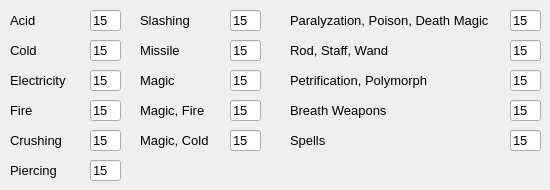
     <widget class="QWidget" name="tabResistances">
      <attribute name="title">
       <string>Resistances</string>
      </attribute>
      <widget class="QLabel" name="labelDeath">
       <property name="geometry">
        <rect>
         <x>290</x>
         <y>10</y>
         <width>221</width>
         <height>21</height>
        </rect>
       </property>
       <property name="font">
        <font>
         <pointsize>10</pointsize>
        </font>
       </property>
       <property name="text">
        <string>Paralyzation, Poison, Death Magic</string>
       </property>
      </widget>
      <widget class="QLabel" name="labelWand">
       <property name="geometry">
        <rect>
         <x>290</x>
         <y>40</y>
         <width>221</width>
         <height>21</height>
        </rect>
       </property>
       <property name="font">
        <font>
         <pointsize>10</pointsize>
        </font>
       </property>
       <property name="text">
        <string>Rod, Staff, Wand</string>
       </property>
      </widget>
      <widget class="QLabel" name="labelPetrification">
       <property name="geometry">
        <rect>
         <x>290</x>
         <y>70</y>
         <width>221</width>
         <height>21</height>
        </rect>
       </property>
       <property name="font">
        <font>
         <pointsize>10</pointsize>
        </font>
       </property>
       <property name="text">
        <string>Petrification, Polymorph</string>
       </property>
      </widget>
      <widget class="QLabel" name="labelBreath">
       <property name="geometry">
        <rect>
         <x>290</x>
         <y>100</y>
         <width>221</width>
         <height>21</height>
        </rect>
       </property>
       <property name="font">
        <font>
         <pointsize>10</pointsize>
        </font>
       </property>
       <property name="text">
        <string>Breath Weapons</string>
       </property>
      </widget>
      <widget class="QLabel" name="labelSpells">
       <property name="geometry">
        <rect>
         <x>290</x>
         <y>130</y>
         <width>221</width>
         <height>21</height>
        </rect>
       </property>
       <property name="font">
        <font>
         <pointsize>10</pointsize>
        </font>
       </property>
       <property name="text">
        <string>Spells</string>
       </property>
      </widget>
      <widget class="QLineEdit" name="lineDeath">
       <property name="geometry">
        <rect>
         <x>510</x>
         <y>10</y>
         <width>31</width>
         <height>21</height>
        </rect>
       </property>
       <property name="font">
        <font>
         <pointsize>10</pointsize>
        </font>
       </property>
       <property name="text">
        <string>15</string>
       </property>
       <property name="maxLength">
        <number>2</number>
       </property>
      </widget>
      <widget class="QLineEdit" name="lineWand">
       <property name="geometry">
        <rect>
         <x>510</x>
         <y>40</y>
         <width>31</width>
         <height>21</height>
        </rect>
       </property>
       <property name="font">
        <font>
         <pointsize>10</pointsize>
        </font>
       </property>
       <property name="text">
        <string>15</string>
       </property>
       <property name="maxLength">
        <number>2</number>
       </property>
      </widget>
      <widget class="QLineEdit" name="linePetrification">
       <property name="geometry">
        <rect>
         <x>510</x>
         <y>70</y>
         <width>31</width>
         <height>21</height>
        </rect>
       </property>
       <property name="font">
        <font>
         <pointsize>10</pointsize>
        </font>
       </property>
       <property name="text">
        <string>15</string>
       </property>
       <property name="maxLength">
        <number>2</number>
       </property>
      </widget>
      <widget class="QLineEdit" name="lineBreath">
       <property name="geometry">
        <rect>
         <x>510</x>
         <y>100</y>
         <width>31</width>
         <height>21</height>
        </rect>
       </property>
       <property name="font">
        <font>
         <pointsize>10</pointsize>
        </font>
       </property>
       <property name="text">
        <string>15</string>
       </property>
       <property name="maxLength">
        <number>2</number>
       </property>
      </widget>
      <widget class="QLineEdit" name="lineSpells">
       <property name="geometry">
        <rect>
         <x>510</x>
         <y>130</y>
         <width>31</width>
         <height>21</height>
        </rect>
       </property>
       <property name="font">
        <font>
         <pointsize>10</pointsize>
        </font>
       </property>
       <property name="text">
        <string>15</string>
       </property>
       <property name="maxLength">
        <number>2</number>
       </property>
      </widget>
      <widget class="QLabel" name="labelMagicFire">
       <property name="geometry">
        <rect>
         <x>140</x>
         <y>100</y>
         <width>81</width>
         <height>21</height>
        </rect>
       </property>
       <property name="font">
        <font>
         <pointsize>10</pointsize>
        </font>
       </property>
       <property name="text">
        <string>Magic, Fire</string>
       </property>
      </widget>
      <widget class="QLabel" name="labelElectricity">
       <property name="geometry">
        <rect>
         <x>10</x>
         <y>70</y>
         <width>71</width>
         <height>21</height>
        </rect>
       </property>
       <property name="font">
        <font>
         <pointsize>10</pointsize>
        </font>
       </property>
       <property name="text">
        <string>Electricity</string>
       </property>
      </widget>
      <widget class="QLineEdit" name="lineSlashing">
       <property name="geometry">
        <rect>
         <x>230</x>
         <y>10</y>
         <width>31</width>
         <height>21</height>
        </rect>
       </property>
       <property name="font">
        <font>
         <pointsize>10</pointsize>
        </font>
       </property>
       <property name="text">
        <string>15</string>
       </property>
       <property name="maxLength">
        <number>3</number>
       </property>
      </widget>
      <widget class="QLineEdit" name="lineMagicCold">
       <property name="geometry">
        <rect>
         <x>230</x>
         <y>130</y>
         <width>31</width>
         <height>21</height>
        </rect>
       </property>
       <property name="font">
        <font>
         <pointsize>10</pointsize>
        </font>
       </property>
       <property name="text">
        <string>15</string>
       </property>
       <property name="maxLength">
        <number>3</number>
       </property>
      </widget>
      <widget class="QLabel" name="labelFire">
       <property name="geometry">
        <rect>
         <x>10</x>
         <y>100</y>
         <width>71</width>
         <height>21</height>
        </rect>
       </property>
       <property name="font">
        <font>
         <pointsize>10</pointsize>
        </font>
       </property>
       <property name="text">
        <string>Fire</string>
       </property>
      </widget>
      <widget class="QLineEdit" name="lineMissile">
       <property name="geometry">
        <rect>
         <x>230</x>
         <y>40</y>
         <width>31</width>
         <height>21</height>
        </rect>
       </property>
       <property name="font">
        <font>
         <pointsize>10</pointsize>
        </font>
       </property>
       <property name="text">
        <string>15</string>
       </property>
       <property name="maxLength">
        <number>3</number>
       </property>
      </widget>
      <widget class="QLabel" name="labelMagicCold">
       <property name="geometry">
        <rect>
         <x>140</x>
         <y>130</y>
         <width>81</width>
         <height>21</height>
        </rect>
       </property>
       <property name="font">
        <font>
         <pointsize>10</pointsize>
        </font>
       </property>
       <property name="text">
        <string>Magic, Cold</string>
       </property>
      </widget>
      <widget class="QLineEdit" name="lineCrushing">
       <property name="geometry">
        <rect>
         <x>90</x>
         <y>130</y>
         <width>31</width>
         <height>21</height>
        </rect>
       </property>
       <property name="font">
        <font>
         <pointsize>10</pointsize>
        </font>
       </property>
       <property name="text">
        <string>15</string>
       </property>
       <property name="maxLength">
        <number>3</number>
       </property>
      </widget>
      <widget class="QLineEdit" name="lineAcid">
       <property name="geometry">
        <rect>
         <x>90</x>
         <y>10</y>
         <width>31</width>
         <height>21</height>
        </rect>
       </property>
       <property name="font">
        <font>
         <pointsize>10</pointsize>
        </font>
       </property>
       <property name="text">
        <string>15</string>
       </property>
       <property name="maxLength">
        <number>3</number>
       </property>
      </widget>
      <widget class="QLineEdit" name="linePiercing">
       <property name="geometry">
        <rect>
         <x>90</x>
         <y>160</y>
         <width>31</width>
         <height>21</height>
        </rect>
       </property>
       <property name="font">
        <font>
         <pointsize>10</pointsize>
        </font>
       </property>
       <property name="text">
        <string>15</string>
       </property>
       <property name="maxLength">
        <number>3</number>
       </property>
      </widget>
      <widget class="QLineEdit" name="lineMagicFire">
       <property name="geometry">
        <rect>
         <x>230</x>
         <y>100</y>
         <width>31</width>
         <height>21</height>
        </rect>
       </property>
       <property name="font">
        <font>
         <pointsize>10</pointsize>
        </font>
       </property>
       <property name="text">
        <string>15</string>
       </property>
       <property name="maxLength">
        <number>3</number>
       </property>
      </widget>
      <widget class="QLabel" name="labelPiercing">
       <property name="geometry">
        <rect>
         <x>10</x>
         <y>160</y>
         <width>71</width>
         <height>21</height>
        </rect>
       </property>
       <property name="font">
        <font>
         <pointsize>10</pointsize>
        </font>
       </property>
       <property name="text">
        <string>Piercing</string>
       </property>
      </widget>
      <widget class="QLabel" name="labelAcid">
       <property name="geometry">
        <rect>
         <x>10</x>
         <y>10</y>
         <width>71</width>
         <height>21</height>
        </rect>
       </property>
       <property name="font">
        <font>
         <pointsize>10</pointsize>
        </font>
       </property>
       <property name="text">
        <string>Acid</string>
       </property>
      </widget>
      <widget class="QLabel" name="labelCold">
       <property name="geometry">
        <rect>
         <x>10</x>
         <y>40</y>
         <width>71</width>
         <height>21</height>
        </rect>
       </property>
       <property name="font">
        <font>
         <pointsize>10</pointsize>
        </font>
       </property>
       <property name="text">
        <string>Cold</string>
       </property>
      </widget>
      <widget class="QLineEdit" name="lineCold">
       <property name="geometry">
        <rect>
         <x>90</x>
         <y>40</y>
         <width>31</width>
         <height>21</height>
        </rect>
       </property>
       <property name="font">
        <font>
         <pointsize>10</pointsize>
        </font>
       </property>
       <property name="text">
        <string>15</string>
       </property>
       <property name="maxLength">
        <number>3</number>
       </property>
      </widget>
      <widget class="QLabel" name="labelMagic">
       <property name="geometry">
        <rect>
         <x>140</x>
         <y>70</y>
         <width>81</width>
         <height>21</height>
        </rect>
       </property>
       <property name="font">
        <font>
         <pointsize>10</pointsize>
        </font>
       </property>
       <property name="text">
        <string>Magic</string>
       </property>
      </widget>
      <widget class="QLabel" name="labelSlashing">
       <property name="geometry">
        <rect>
         <x>140</x>
         <y>10</y>
         <width>81</width>
         <height>21</height>
        </rect>
       </property>
       <property name="font">
        <font>
         <pointsize>10</pointsize>
        </font>
       </property>
       <property name="text">
        <string>Slashing</string>
       </property>
      </widget>
      <widget class="QLabel" name="labelMissile">
       <property name="geometry">
        <rect>
         <x>140</x>
         <y>40</y>
         <width>81</width>
         <height>21</height>
        </rect>
       </property>
       <property name="font">
        <font>
         <pointsize>10</pointsize>
        </font>
       </property>
       <property name="text">
        <string>Missile</string>
       </property>
      </widget>
      <widget class="QLineEdit" name="lineMagic">
       <property name="geometry">
        <rect>
         <x>230</x>
         <y>70</y>
         <width>31</width>
         <height>21</height>
        </rect>
       </property>
       <property name="font">
        <font>
         <pointsize>10</pointsize>
        </font>
       </property>
       <property name="text">
        <string>15</string>
       </property>
       <property name="maxLength">
        <number>3</number>
       </property>
      </widget>
      <widget class="QLabel" name="labelCrushing">
       <property name="geometry">
        <rect>
         <x>10</x>
         <y>130</y>
         <width>71</width>
         <height>21</height>
        </rect>
       </property>
       <property name="font">
        <font>
         <pointsize>10</pointsize>
        </font>
       </property>
       <property name="text">
        <string>Crushing</string>
       </property>
      </widget>
      <widget class="QLineEdit" name="lineFire">
       <property name="geometry">
        <rect>
         <x>90</x>
         <y>100</y>
         <width>31</width>
         <height>21</height>
        </rect>
       </property>
       <property name="font">
        <font>
         <pointsize>10</pointsize>
        </font>
       </property>
       <property name="text">
        <string>15</string>
       </property>
       <property name="maxLength">
        <number>3</number>
       </property>
      </widget>
      <widget class="QLineEdit" name="lineElectricity">
       <property name="geometry">
        <rect>
         <x>90</x>
         <y>70</y>
         <width>31</width>
         <height>21</height>
        </rect>
       </property>
       <property name="font">
        <font>
         <pointsize>10</pointsize>
        </font>
       </property>
       <property name="text">
        <string>15</string>
       </property>
       <property name="maxLength">
        <number>3</number>
       </property>
      </widget>
     </widget>
